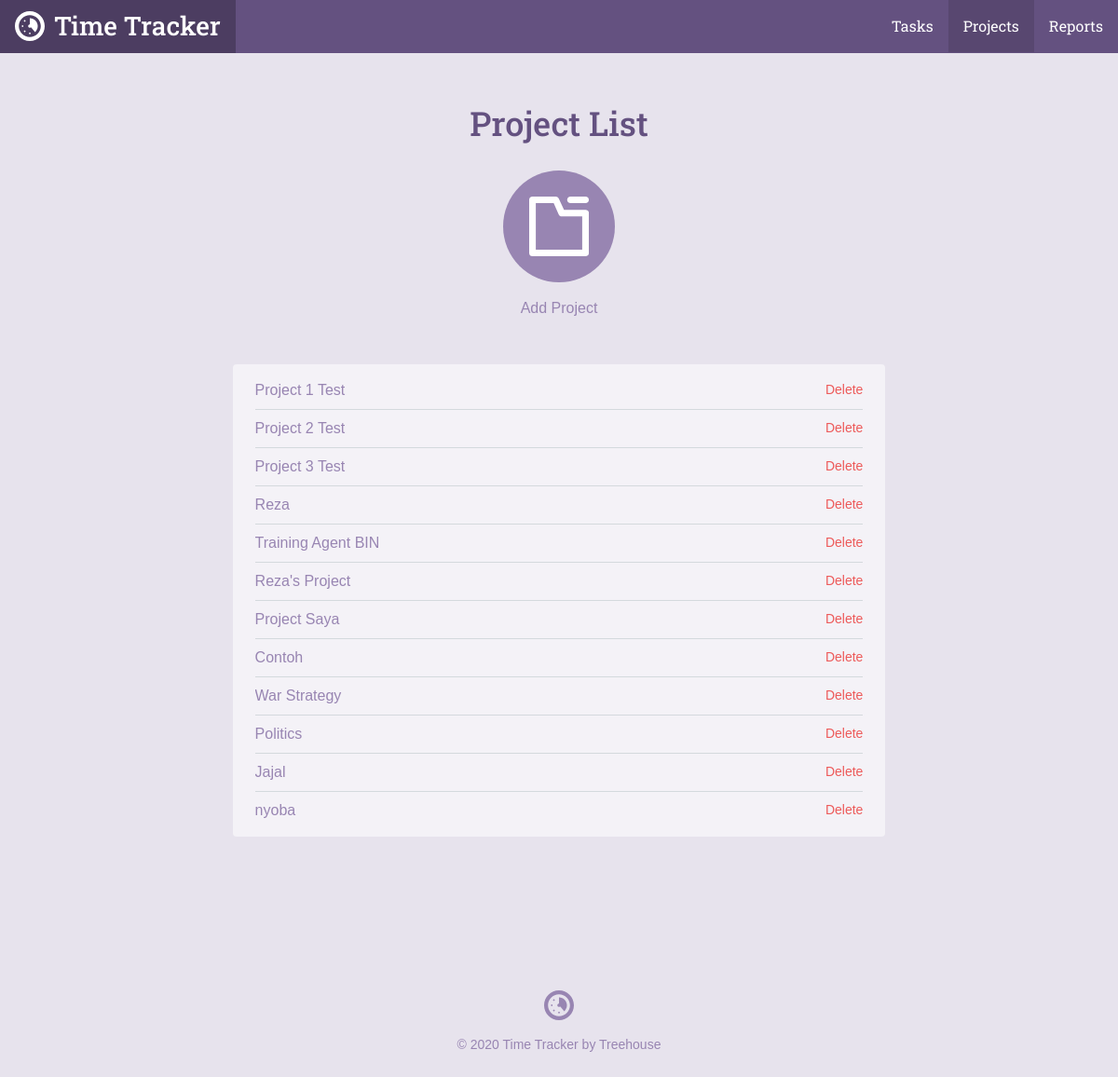
Page /project_list.php on the committed database.
### tables this page shows
CREATE TABLE `projects` (
	`project_id`	INTEGER PRIMARY KEY AUTOINCREMENT,
	`title`	TEXT NOT NULL,
	`category`	TEXT NOT NULL
);

### inc/functions.php (called while the page is built, shortened)
<?php
function get_project_list() {
    include 'connection.php';
    try {
        return $db->query('SELECT project_id, title, category FROM projects');
    } catch (Exception $e) {
        echo "Error!: " . $e->getMessage() . "<br />";
        return array();
    }
}

### project_list.php (the view, shortened to what this page needs)
<?php
require 'inc/functions.php';
$page = "projects";
include 'inc/header.php';
?>
<div class="section catalog random">
    <div class="col-container page-container">
        <div class="col col-70-md col-60-lg col-center">
            <h1 class="actions-header">Project List</h1>
            <div class="actions-item">
                <a class="actions-link" href="project.php">
                <span class="actions-icon">
                  <svg viewbox="0 0 64 64"><use xlink:href="#project_icon"></use></svg>
                </span>
                Add Project
                </a>
            </div>
            <div class="form-container">
                <ul class="items">
                    <?php
                    foreach (get_project_list() as $item) {
                        echo "<li><a href='project.php?id=" . $item['project_id'] . "'>" . $item['title'] . "</a>";
                        echo "<form method='post' action='project_list.php' onsubmit=\"return confirm('Are you sure you want tot delete this project?');\">\n";
                        echo "<input type='submit' class='button--delete' value='Delete' />\n";
                        echo "</form>\n";
                        echo "</li>";
                    }
                    ?>
                </ul>
            </div>
        </div>
    </div>
</div>
<?php include("inc/footer.php"); ?>

### inc/header.php (shortened to what this page needs)
<html>
<head>
	<link rel="stylesheet" href="css/style.css" type="text/css">
</head>
<body>
	<header class="header">
    <div class="col-container">
  		<h1>
        <a class="logo" href="./">
          <svg viewbox="0 0 64 64" class="logo-icon"><use xlink:href="#logo_icon"></use></svg>
          <span class="logo-name">Time Tracker</span>
        </a>
      </h1>
  		<ul class="nav">
        <li class="nav-item tasks<?php if ($page == "tasks") { echo " on"; } ?>"><a class="nav-link" href="task_list.php">Tasks</a></li>
        <li class="nav-item projects<?php if ($page == "projects") { echo " on"; } ?>"><a class="nav-link" href="project_list.php">Projects</a></li>
        <li class="nav-item reports<?php if ($page == "reports") { echo " on"; } ?>"><a class="nav-link" href="reports.php">Reports</a></li>
      </ul>
    </div>
  </header>
	<div id="content">

### inc/footer.php
</div>
	<footer class="footer">
    <div class="col-container">
      <svg viewbox="0 0 64 64" class="logo-icon"><use xlink:href="#logo_icon"></use></svg>
  		<p class="footer-copy">&copy; <?php echo date("Y"); ?> Time Tracker by Treehouse</p>
    </div>
	</footer>
</body>
</html>

### rows in the picture
projects: title "Project 1 Test"
projects: title "Project 2 Test"
projects: title "Project 3 Test"
projects: title "Reza"
projects: title "Training Agent BIN"
projects: title "Reza's Project"
projects: title "Project Saya"
projects: title "Contoh"
projects: title "War Strategy"
projects: title "Politics"
projects: title "Jajal"
projects: title "nyoba"
